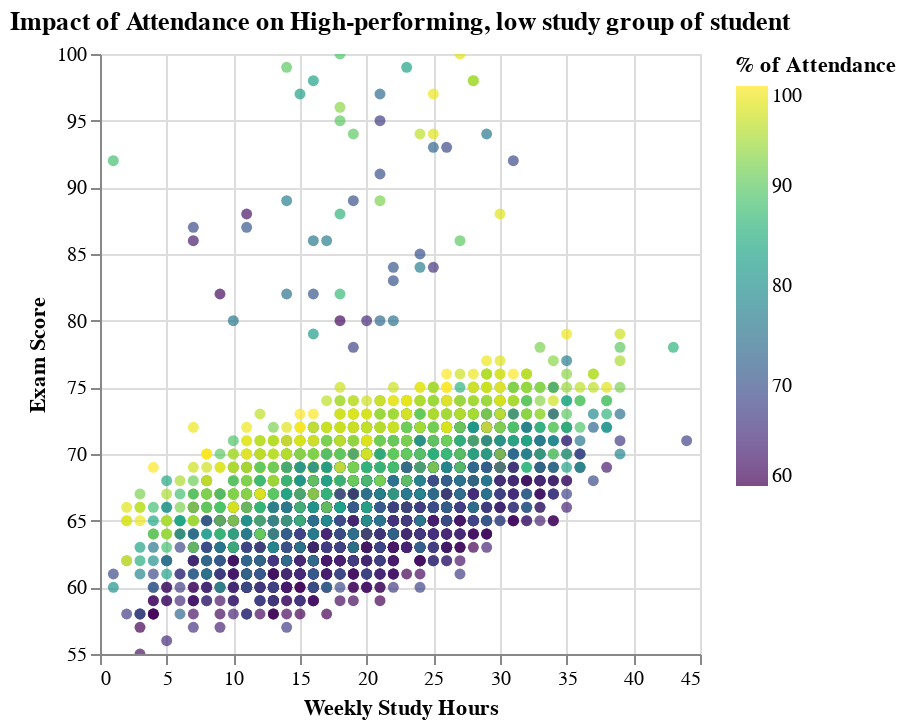

The cell this chart's notebook holds for it:
### Code cell
# Visualizing Attendance within the Study/Exam relationship
outlier_plot = alt.Chart(study_exam).mark_circle().encode(
    x=alt.X("Hours_Studied:Q", title="Weekly Study Hours").scale(zero=False),
    y=alt.Y("Exam_Score:Q", title="Exam Score").scale(zero=False),
    
# Adding Attendance as a color gradient to see its impact
    color=alt.Color("Attendance:Q", scale=alt.Scale(scheme='viridis'), title="% of Attendance"),
    
# Adding tooltips 
    tooltip=["Attendance", "Hours_Studied", "Exam_Score"]
).properties(
    title="Impact of Attendance on High-performing, low study group of student"
).interactive()

outlier_plot

### Figure 1 — Vega specification as saved in the notebook (floating-point values rounded to 4 significant figures; data arrays with more than 128 entries replaced by an {"elided": "..."} marker saying what was removed)
{"$schema": "https://vega.github.io/schema/vega/v5.json", "data": [{"name": "param_13_store"}, {"name": "source_0", "values": {"elided": "6607 records"}}, {"name": "source_0_x_domain_Hours_Studied", "values": [{"min": 1, "max": 44}]}, {"name": "source_0_y_domain_Exam_Score", "values": [{"min": 55, "max": 100}]}, {"name": "source_0_color_domain_Attendance", "values": [{"min": 60, "max": 100}]}], "signals": [{"name": "unit", "value": {}, "on": [{"events": "pointermove", "update": "isTuple(group()) ? group() : unit"}]}, {"name": "param_13", "update": "vlSelectionResolve(\"param_13_store\", \"union\")"}, {"name": "param_13_Hours_Studied", "on": [{"events": [{"source": "view", "type": "dblclick"}], "update": "null"}, {"events": {"signal": "param_13_translate_delta"}, "update": "panLinear(param_13_translate_anchor.extent_x, -param_13_translate_delta.x / width)"}, {"events": {"signal": "param_13_zoom_delta"}, "update": "zoomLinear(domain(\"x\"), param_13_zoom_anchor.x, param_13_zoom_delta)"}]}, {"name": "param_13_Exam_Score", "on": [{"events": [{"source": "view", "type": "dblclick"}], "update": "null"}, {"events": {"signal": "param_13_translate_delta"}, "update": "panLinear(param_13_translate_anchor.extent_y, param_13_translate_delta.y / height)"}, {"events": {"signal": "param_13_zoom_delta"}, "update": "zoomLinear(domain(\"y\"), param_13_zoom_anchor.y, param_13_zoom_delta)"}]}, {"name": "param_13_tuple", "on": [{"events": [{"signal": "param_13_Hours_Studied || param_13_Exam_Score"}], "update": "param_13_Hours_Studied && param_13_Exam_Score ? {unit: \"\", fields: param_13_tuple_fields, values: [param_13_Hours_Studied,param_13_Exam_Score]} : null"}]}, {"name": "param_13_tuple_fields", "value": [{"field": "Hours_Studied", "channel": "x", "type": "R"}, {"field": "Exam_Score", "channel": "y", "type": "R"}]}, {"name": "param_13_translate_anchor", "value": {}, "on": [{"events": [{"source": "scope", "type": "pointerdown"}], "update": "{x: x(unit), y: y(unit), extent_x: domain(\"x\"), extent_y: domain(\"y\")}"}]}, {"name": "param_13_translate_delta", "value": {}, "on": [{"events": [{"source": "window", "between": [{"source": "scope", "type": "pointerdown"}, {"source": "window", "type": "pointerup"}], "type": "pointermove", "consume": true}], "update": "{x: param_13_translate_anchor.x - x(unit), y: param_13_translate_anchor.y - y(unit)}"}]}, {"name": "param_13_zoom_anchor", "on": [{"events": [{"source": "scope", "type": "wheel", "consume": true}], "update": "{x: invert(\"x\", x(unit)), y: invert(\"y\", y(unit))}"}]}, {"name": "param_13_zoom_delta", "on": [{"events": [{"source": "scope", "consume": true, "type": "wheel"}], "update": "pow(1.001, event.deltaY * pow(16, event.deltaMode))", "force": true}]}, {"name": "param_13_modify", "on": [{"events": {"signal": "param_13_tuple"}, "update": "modify(\"param_13_store\", param_13_tuple, true)"}]}], "marks": [{"type": "symbol", "name": "marks", "from": {"data": "source_0"}, "encode": {"update": {"tooltip": {"signal": "{\"Attendance\": format(datum[\"Attendance\"], \"\"), \"Hours_Studied\": format(datum[\"Hours_Studied\"], \"\"), \"Exam_Score\": format(datum[\"Exam_Score\"], \"\")}"}, "shape": {"value": "circle"}, "fill": {"field": "Attendance", "scale": "color"}, "opacity": {"value": 0.7}, "x": {"field": "Hours_Studied", "scale": "x"}, "y": {"field": "Exam_Score", "scale": "y"}}}, "style": ["circle"], "interactive": true, "clip": true}], "scales": [{"name": "x", "type": "linear", "domain": [{"signal": "(data(\"source_0_x_domain_Hours_Studied\")[0] || {}).min"}, {"signal": "(data(\"source_0_x_domain_Hours_Studied\")[0] || {}).max"}], "range": [0, {"signal": "width"}], "nice": true, "domainRaw": {"signal": "param_13[\"Hours_Studied\"]"}, "zero": false}, {"name": "y", "type": "linear", "domain": [{"signal": "(data(\"source_0_y_domain_Exam_Score\")[0] || {}).min"}, {"signal": "(data(\"source_0_y_domain_Exam_Score\")[0] || {}).max"}], "range": [{"signal": "height"}, 0], "domainRaw": {"signal": "param_13[\"Exam_Score\"]"}, "zero": false, "nice": true}, {"name": "color", "type": "linear", "domain": [{"signal": "(data(\"source_0_color_domain_Attendance\")[0] || {}).min"}, {"signal": "(data(\"source_0_color_domain_Attendance\")[0] || {}).max"}], "range": {"scheme": "viridis"}, "zero": false, "interpolate": "hcl"}], "axes": [{"scale": "x", "minExtent": 0, "orient": "bottom", "domain": false, "ticks": false, "maxExtent": 0, "zindex": 0, "gridScale": "y", "labels": false, "grid": true, "tickCount": {"signal": "ceil(width/40)"}, "aria": false}, {"scale": "y", "orient": "left", "maxExtent": 0, "zindex": 0, "tickCount": {"signal": "ceil(height/40)"}, "grid": true, "labels": false, "minExtent": 0, "gridScale": "x", "aria": false, "domain": false, "ticks": false}, {"scale": "x", "tickCount": {"signal": "ceil(width/40)"}, "title": "Weekly Study Hours", "zindex": 0, "labelOverlap": true, "orient": "bottom", "grid": false, "labelFlush": true}, {"scale": "y", "grid": false, "tickCount": {"signal": "ceil(height/40)"}, "title": "Exam Score", "labelOverlap": true, "zindex": 0, "orient": "left"}], "title": {"text": "Impact of Attendance on High-performing, low study group of student", "frame": "group"}, "height": 300, "padding": 5, "style": "cell", "width": 300, "legends": [{"title": "% of Attendance", "fill": "color", "gradientLength": {"signal": "clamp(height, 64, 200)"}, "encode": {"gradient": {"update": {"opacity": {"value": 0.7}}}}}], "background": "white"}
